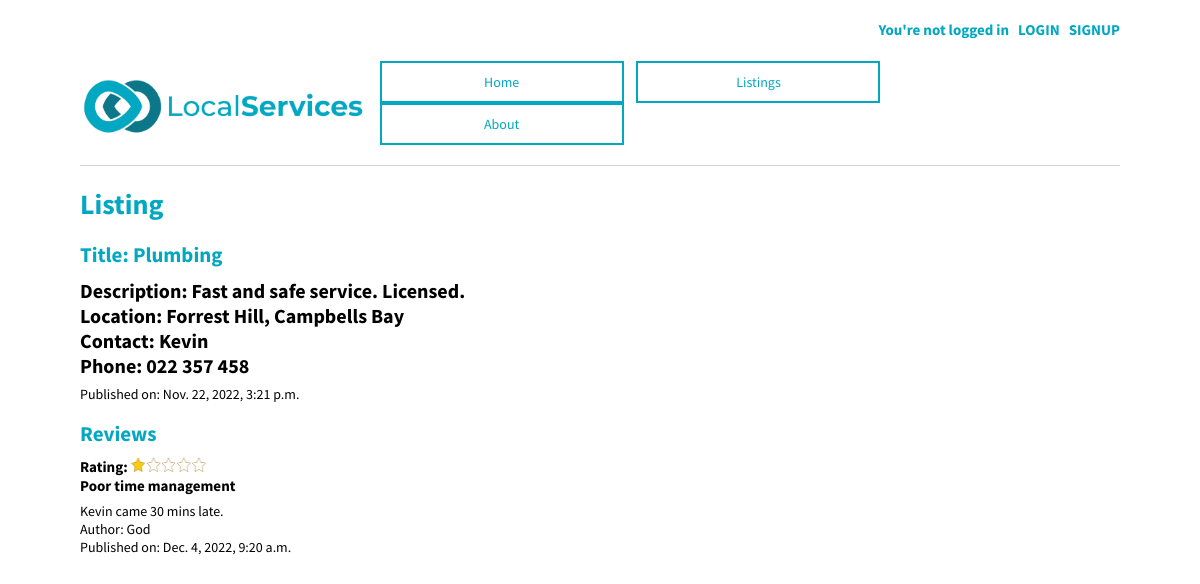
Page /classified/3/ on the earlier database version.
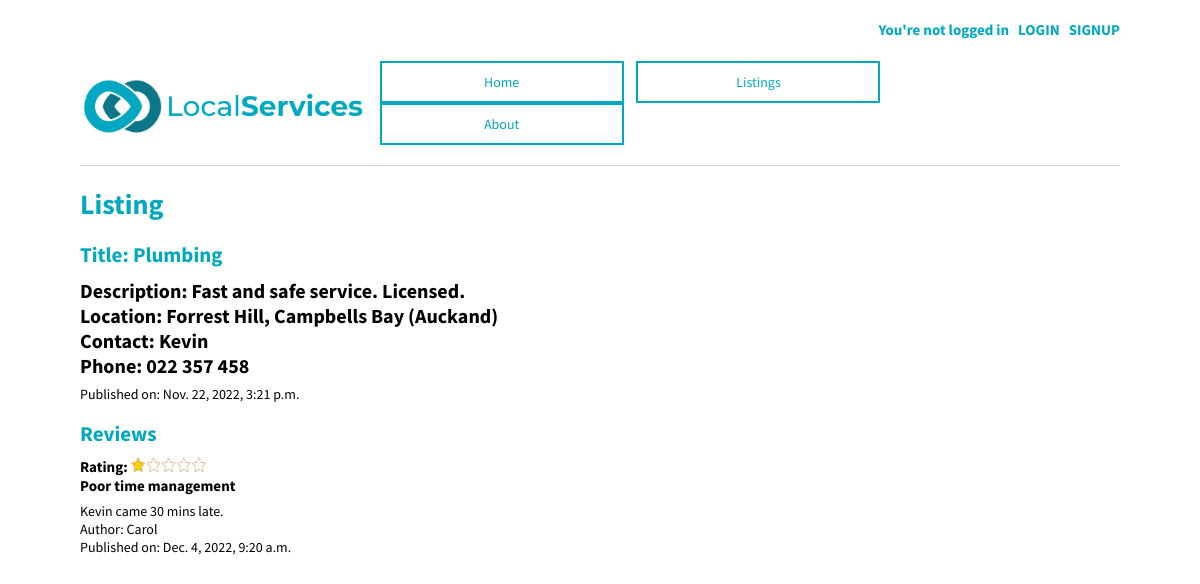
Same page on the later database version.
### LocalServicesBoard/models.py (models this page shows, shortened)
class Classified (models.Model):
    title = models.CharField(max_length=100)
    body = models.TextField(max_length=300)
    area = models.TextField(max_length=50)
    author = models.ForeignKey(settings.AUTH_USER_MODEL, on_delete=models.CASCADE)
    phone = models.CharField (max_length=30, default="")
    date = models.DateTimeField(default=datetime.now, blank=True)

class Review (models.Model):
    classified = models.ForeignKey(Classified, on_delete=models.CASCADE, null=True)
    author = models.ForeignKey(settings.AUTH_USER_MODEL, on_delete=models.CASCADE)
    rating = models.IntegerField(choices=[(i, i) for i in range(1, 6, 1)])
    title = models.CharField(max_length=100)
    body = models.TextField(max_length=300)
    date = models.DateTimeField(default=datetime.now, blank=True)

### LocalServicesBoard/views.py (the view, shortened to what this page needs)
# urls.py: path("classified/<int:pk>/", ClassifiedDetailsView.as_view(), name = "classified_detail"),
class ClassifiedDetailsView(DetailView):
    model = Classified
    template_name = "classified_detail.html"
    def get(self, request, *args, **kwargs):
        view = ReviewGet.as_view()
        return view(request, *args, **kwargs)

### LocalServicesBoard/views.py (called while the page is built)
    def get_context_data(self, **kwargs):
        context = super().get_context_data(**kwargs)
        context["form"] = ReviewForm()
        return context

### templates/classified_detail.html (shortened to what this page needs)
{% extends "base.html" %}
{% load static %}
{% load crispy_forms_tags %}
{% block content %}
  <div class="tour-entry">
    <h1>Listing</h1>
    <h2>Title: {{ classified.title }}</h2>
    <h4>Description: {{ classified.body }}
      <br>
       Location: {{ classified.area }}
       <br>
       Contact: {{classified.author.first_name}}
       <br>
       Phone: {{classified.phone}}</h4>
        Published on: {{classified.date}}
    <h2>Reviews</h2>
    {% if classified.review_set.count == 0 %}
        <h4>No reviews yet</h4>
    {% else %}
    {% for review in classified.review_set.all %}
    <div>
      <h6>Rating:
        {% if review.rating == 1 %}
        <img src="{% static 'images/1star.png' %}" alt="1star" width="75" height="15" >
        {% elif review.rating == 2 %}
        <img src="{% static 'images/2stars.png' %}" alt="2stars" width="75" height="15" >
        {% elif review.rating == 3 %}
        <img src="{% static 'images/3stars.png' %}" alt="3stars" width="75" height="15" >
        {% elif review.rating == 4 %}
        <img src="{% static 'images/4stars.png' %}" alt="4stars" width="75" height="15" >
        {% elif review.rating == 5 %}
        <img src="{% static 'images/5stars.png' %}" alt="5stars" width="75" height="15" >
        {% endif %}
        <br>
         {{ review.title }}</h6>
         {{review.body}}
         <br>
       Author: {{review.author.first_name}}<br>
       Published on: {{review.date}}<br> <br>
    </div>
    {% endfor %}
    {% endif %}
  </div>
{% endblock content %}

Differences in the rows shown:
changed Classified "Plumbing": area "Forrest Hill, Campbells Bay" → "Forrest Hill, Campbells Bay (Auckand)"
changed Review "Poor time management": author.first_name "God" → "Carol"
